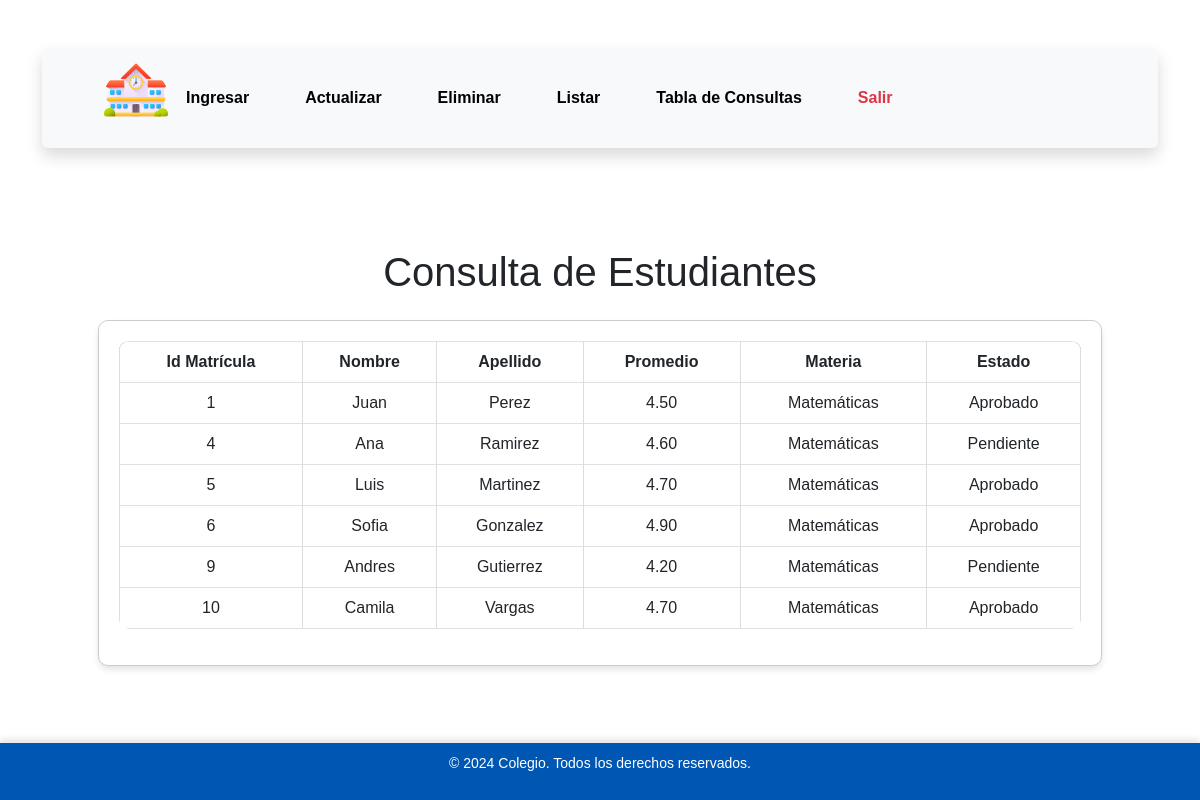
/consulta.php (signed in), run on the app's committed database.
### tables this page shows
CREATE TABLE matricula (
    mat_id INT AUTO_INCREMENT,
    mat_fecha DATE,
    est_id INT,  
    curso_nombre VARCHAR(50),  
    estado VARCHAR(20),  
    PRIMARY KEY (mat_id),
    FOREIGN KEY (est_id) REFERENCES estudiante(est_id) ON DELETE CASCADE
);

CREATE TABLE estudiante (
    est_id INT AUTO_INCREMENT,
    est_nombre VARCHAR(30),
    est_apellido VARCHAR(30),
    est_fecha_nac DATE,
    est_genero CHAR(1),
    est_email VARCHAR(50),
    est_telefono VARCHAR(20),
    est_direccion VARCHAR(100),
    est_promedio DECIMAL(4, 2), 
    est_ciudad VARCHAR(60), 
    est_contraseña VARCHAR(255),
    PRIMARY KEY (est_id)
);

### conexion.php (called while the page is built, shortened)
<?php
    class dbcolegio{
        private $con;
		private $dbequipo='sql310.infinityfree.com';
		private $dbusuario='if0_37788145';
		private $dbclave='HBESGlMh920PwVB';
		private $dbnombre='if0_37788145_colegio';
		public function conectar(){
			$this->con = mysqli_connect($this->dbequipo, $this->dbusuario, $this->dbclave, $this->dbnombre);
		}
	  public function consulta_condiciones() {
        $sql = "SELECT
                    m.mat_id,
                    e.est_nombre AS estudiante,
                    e.est_apellido AS apellido,
                    e.est_promedio AS promedio,
                    m.curso_nombre AS materia,
                    m.estado AS estado
                FROM estudiante e
                LEFT JOIN matricula m ON e.est_id = m.est_id
                WHERE m.curso_nombre = 'Matemáticas'
                  AND e.est_promedio > 4.0
                  AND (m.estado = 'Pendiente' OR m.estado = 'Aprobado')";
        $resultado = $this->con->query($sql);
        $filas = [];
        while ($fila = $resultado->fetch_object()) {
            $filas[] = $fila;
        }
        return $filas;
    }
    }
?>

### consulta.php (the view, shortened to what this page needs)
<?php
include("conexion.php");
$datos = new dbcolegio();
$resultados = $datos->consulta_condiciones();
?>
<!DOCTYPE html>
<html lang="en">
<head>
    <link href="https://cdn.jsdelivr.net/npm/bootstrap@5.3.0-alpha3/dist/css/bootstrap.min.css" rel="stylesheet">
    <link rel="stylesheet" href="css/style.css">
</head>
<body>
<div class="container mt-5">
    <nav class="navbar navbar-expand-lg navbar-light bg-light rounded shadow">
        <div class="container-fluid">
        <figure><img src="./img/icon.png" alt="logo"></figure>
            <div class="collapse navbar-collapse" id="navbarNav">
                <ul class="navbar-nav">
                    <li class="nav-item"><a class="nav-link" href="./insertar.php">Ingresar</a></li>
                    <li class="nav-item"><a class="nav-link" href="./actualizar.php">Actualizar</a></li>
                    <li class="nav-item"><a class="nav-link" href="./eliminar.php">Eliminar</a></li>
                    <li class="nav-item"><a class="nav-link" href="./listar.php">Listar</a></li>
                    <li class="nav-item"><a class="nav-link" href="./consulta.php">Tabla de Consultas</a></li>
                    <li class="nav-item"><a class="nav-link text-danger" href="salir.php">Salir</a></li>
                </ul>
            </div>
        </div>
    </nav>
</div>
<div class="container mt-5">
    <h1 class="text-center mb-4">Consulta de Estudiantes</h1>
    <div class="tablee-container">
        <table class="table table-bordered">
            <thead>
                <tr>
                    <th>Id Matrícula</th>
                    <th>Nombre</th>
                    <th>Apellido</th>
                    <th>Promedio</th>
                    <th>Materia</th>
                    <th>Estado</th>
                </tr>
            </thead>
            <tbody>
                <?php if (!empty($resultados)): ?>
                    <?php foreach ($resultados as $fila): ?>
                        <tr>
                            <td><?php echo $fila->mat_id; ?></td>
                            <td><?php echo $fila->estudiante; ?></td>
                            <td><?php echo $fila->apellido; ?></td>
                            <td><?php echo $fila->promedio; ?></td>
                            <td><?php echo $fila->materia; ?></td>
                            <td><?php echo $fila->estado; ?></td>
                        </tr>
                    <?php endforeach; ?>
                <?php else: ?>
                    <tr>
                        <td colspan="6" class="no-results">No se encontraron resultados</td>
                    </tr>
                <?php endif; ?>
            </tbody>
        </table>
    </div>
</div>
<footer class="footer">
    <p>&copy; 2024 Colegio. Todos los derechos reservados.</p>
</footer>
</body>
</html>

### css/style.css (style rules this page uses)
body { background-image: url('../img/fondo3.jpg'); background-size: cover; background-position: center; background-attachment: fixed; background-repeat: no-repeat; margin: 0; padding: 0; font-family: 'Arial', sans-serif; }
.container { margin-top: 20px; margin-bottom: 100px; }
.tablee-container { background-color: #ffffff !important; border: 1px solid #ccc; padding: 20px; margin: 0 auto; max-width: 90%; box-shadow: 0 4px 6px rgba(0, 0, 0, 0.1); border-radius: 10px; margin-bottom: 100px; }
table { width: 100%; border-collapse: collapse; margin: 0 auto; border-radius: 10px; overflow: hidden; }
table thead { background-color: #0056b3; color: #ffffff; text-align: center; }
table th, table td { border: 1px solid #ddd; padding: 10px; text-align: center; }
.navbar { display: flex; flex-direction: row; justify-content: space-between; align-items: center; background-color: #f8f9fa; padding: 10px 50px; box-shadow: 0 4px 6px rgba(0, 0, 0, 0.1); margin-bottom: 20px; }
.navbar ul { display: flex; align-items: flex-end; gap: 20px; }
.navbar a { color: #000; text-decoration: none; margin: 0 10px; padding: 10px 20px; font-size: 16px; font-weight: bold; transition: background-color 0.3s ease, color 0.3s ease; }
.footer { background-color: #0056b3; color: white; text-align: center; padding: 10px 0; position: fixed; bottom: 0; left: 0; width: 100%; box-shadow: 0 -4px 6px rgba(0, 0, 0, 0.1); font-size: 14px; z-index: 1000; }

### data on the page
matricula: mat_id "1", est.est_nombre "Juan", est.est_apellido "Perez", est.est_promedio "4.50", curso_nombre "Matemáticas", estado "Aprobado"
matricula: mat_id "4", est.est_nombre "Ana", est.est_apellido "Ramirez", est.est_promedio "4.60", curso_nombre "Matemáticas", estado "Pendiente"
matricula: mat_id "5", est.est_nombre "Luis", est.est_apellido "Martinez", est.est_promedio "4.70", curso_nombre "Matemáticas", estado "Aprobado"
matricula: mat_id "6", est.est_nombre "Sofia", est.est_apellido "Gonzalez", est.est_promedio "4.90", curso_nombre "Matemáticas", estado "Aprobado"
matricula: mat_id "9", est.est_nombre "Andres", est.est_apellido "Gutierrez", est.est_promedio "4.20", curso_nombre "Matemáticas", estado "Pendiente"
matricula: mat_id "10", est.est_nombre "Camila", est.est_apellido "Vargas", est.est_promedio "4.70", curso_nombre "Matemáticas", estado "Aprobado"
